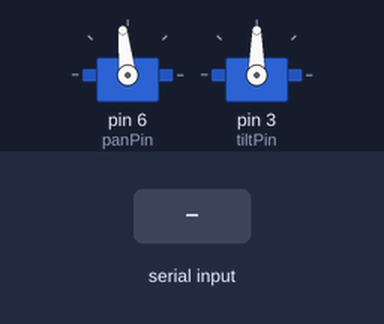
Bench run of a sketch on a simulated Arduino Uno, built with avr-gcc and run on an emulated ATmega328P. Parts: 2 × servo. Inputs (shaded band) come from the test bench.

Above: at 1.2 s.
1.3 s: "L" received over Serial
At 2.1 s:
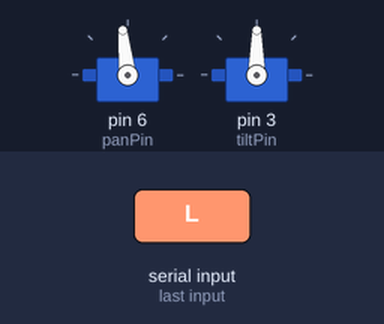
2.9 s: "U" received over Serial
At 3.2 s:
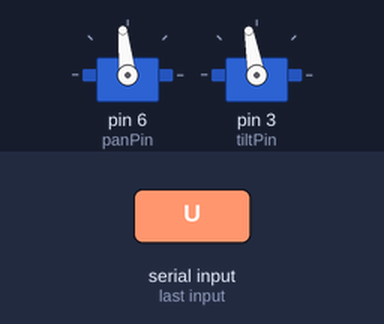
4.4 s: "L" received over Serial
At 5.6 s:
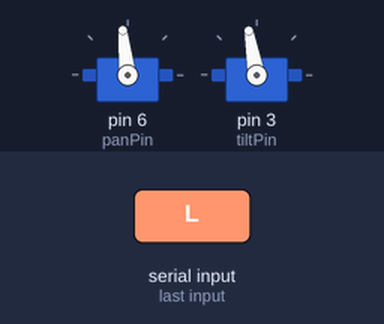
6.0 s: "D" received over Serial
At 6.8 s:
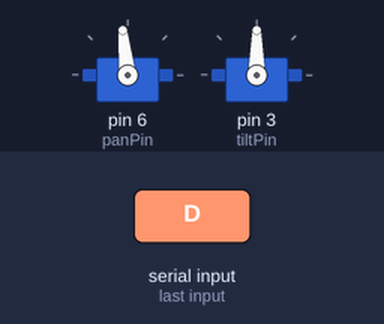
Timing chart, 0 to 8.5 s (numbered marks = the images above; inputs shaded):
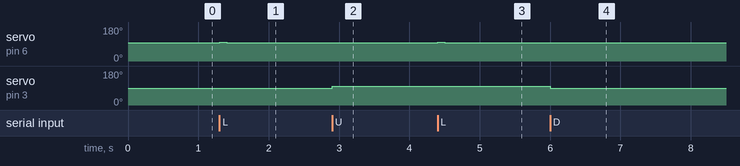

Measured:
- after the input at 1.3 s, servo on pin 6 (panPin): 96° → 100° at once, → 96° 0.10 s later
- after the input at 2.9 s, servo on pin 3 (tiltPin): 90° → 100° at once
- after the input at 4.4 s, servo on pin 6 (panPin): 96° → 100° at once, → 96° 0.10 s later
- after the input at 6.0 s, servo on pin 3 (tiltPin): 100° → 90° at once

The sketch:

pantilt.ino
```cpp
#include <Servo.h>
char recByte;
int panPin = 6;
int tiltPin = 3;
int panSteps = 5;
int tiltSteps = 10;
Servo pan;
Servo tilt;
void setup() {
  // put your setup code here, to run once:
  Serial.begin(9600);
  pan.attach(panPin);
  tilt.attach(tiltPin);
}

void loop() {
  // put your main code here, to run repeatedly:
  pan.writeMicroseconds(1530);
  if(Serial.available()>0){
    recByte = Serial.read();
    if(recByte == 'L'){
      pan.write(100);
      delay(100);
      pan.write(95);
    }
    else if(recByte == 'R'){
      pan.write(80);
      delay(100);
      pan.write(95);
    }
    else if(recByte == 'U'){
      tilt.write(tilt.read()+tiltSteps);
    }
   else if(recByte == 'D'){
    tilt.write(tilt.read()-tiltSteps);
   }
   else{
     pan.writeMicroseconds(1530);
     tilt.write(90);
   }
  }
}
```
